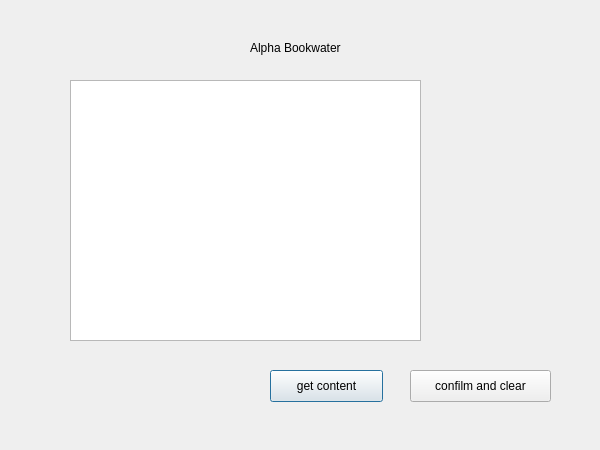
<?xml version="1.0" encoding="UTF-8"?>
<ui version="4.0">
 <class>Alphabookwater</class>
 <widget class="QDialog" name="Alphabookwater">
  <property name="geometry">
   <rect>
    <x>0</x>
    <y>0</y>
    <width>600</width>
    <height>450</height>
   </rect>
  </property>
  <property name="windowTitle">
   <string>Dialog</string>
  </property>
  <widget class="QPushButton" name="pushButton">
   <property name="geometry">
    <rect>
     <x>270</x>
     <y>370</y>
     <width>113</width>
     <height>32</height>
    </rect>
   </property>
   <property name="text">
    <string>get content</string>
   </property>
  </widget>
  <widget class="QPushButton" name="pushButton_2">
   <property name="geometry">
    <rect>
     <x>410</x>
     <y>370</y>
     <width>141</width>
     <height>32</height>
    </rect>
   </property>
   <property name="text">
    <string>confilm and clear</string>
   </property>
  </widget>
  <widget class="QTextBrowser" name="textBrowser">
   <property name="geometry">
    <rect>
     <x>70</x>
     <y>80</y>
     <width>351</width>
     <height>261</height>
    </rect>
   </property>
  </widget>
  <widget class="QLabel" name="label">
   <property name="geometry">
    <rect>
     <x>250</x>
     <y>40</y>
     <width>111</width>
     <height>16</height>
    </rect>
   </property>
   <property name="text">
    <string>Alpha Bookwater</string>
   </property>
  </widget>
 </widget>
 <resources/>
 <connections/>
</ui>
